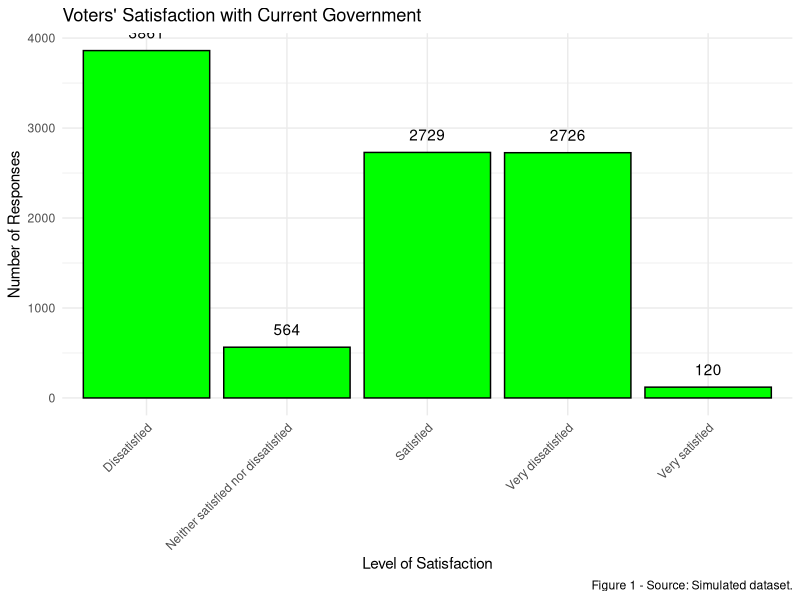
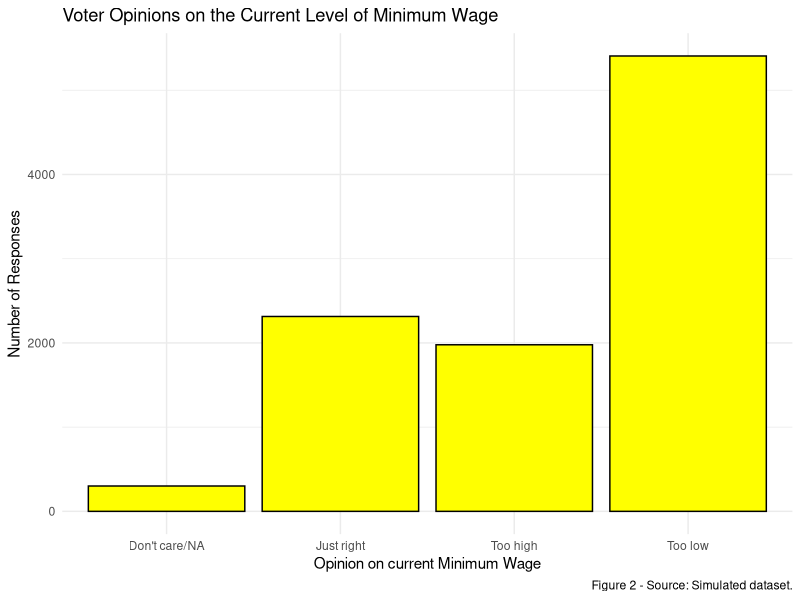
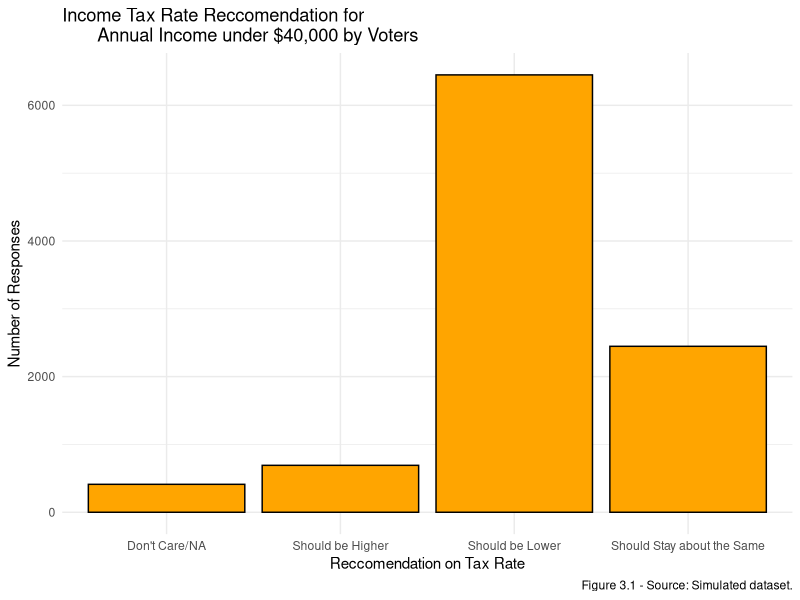
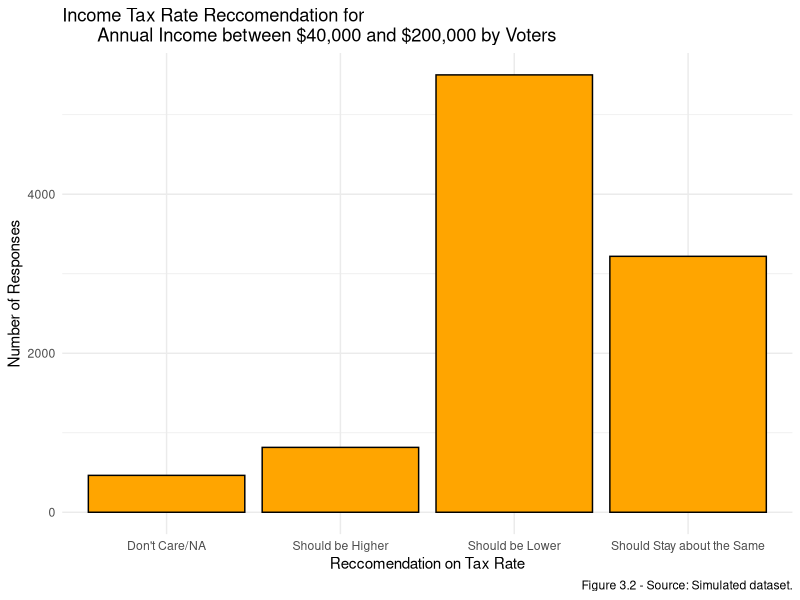
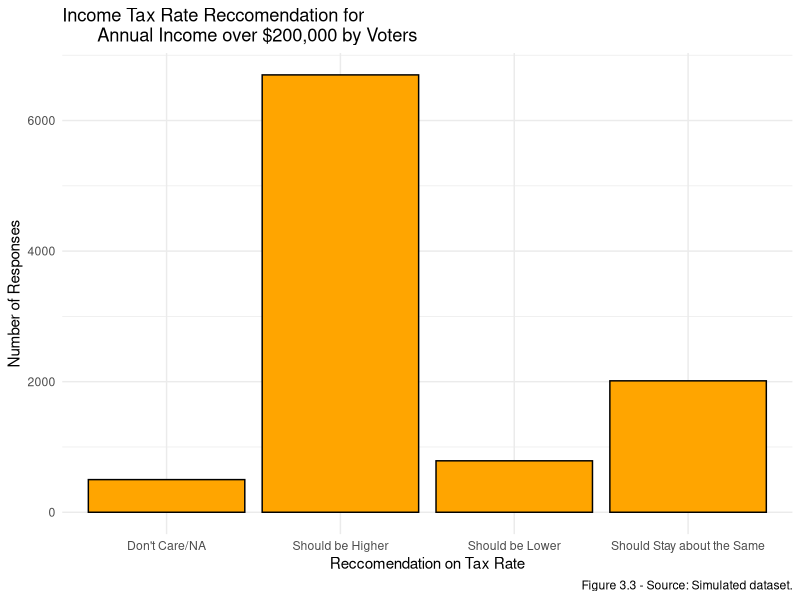
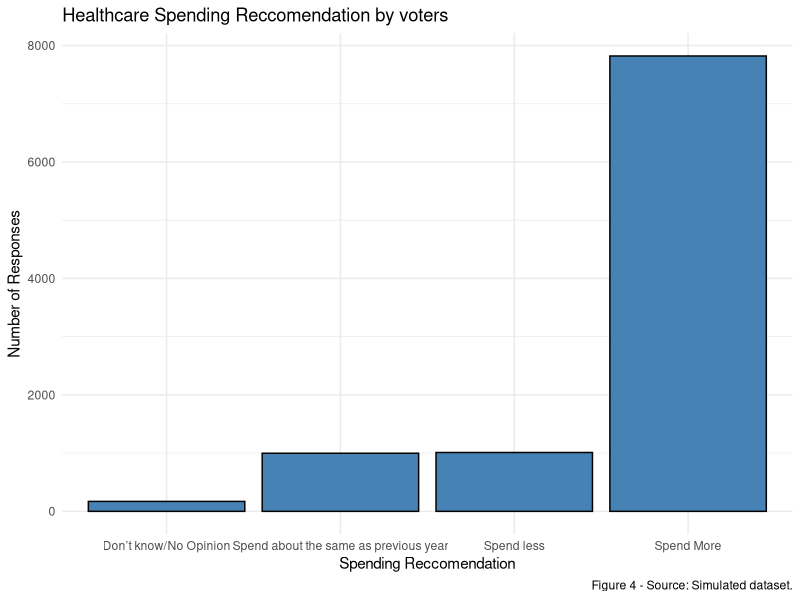
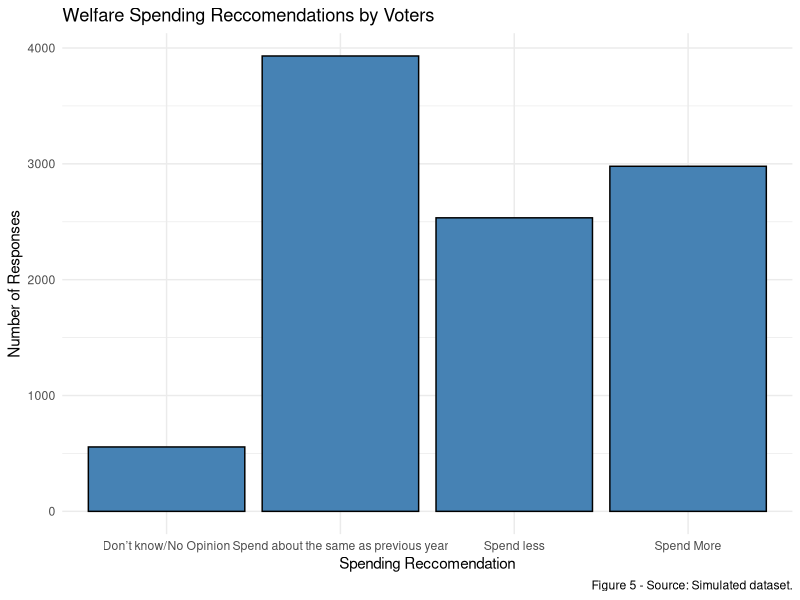
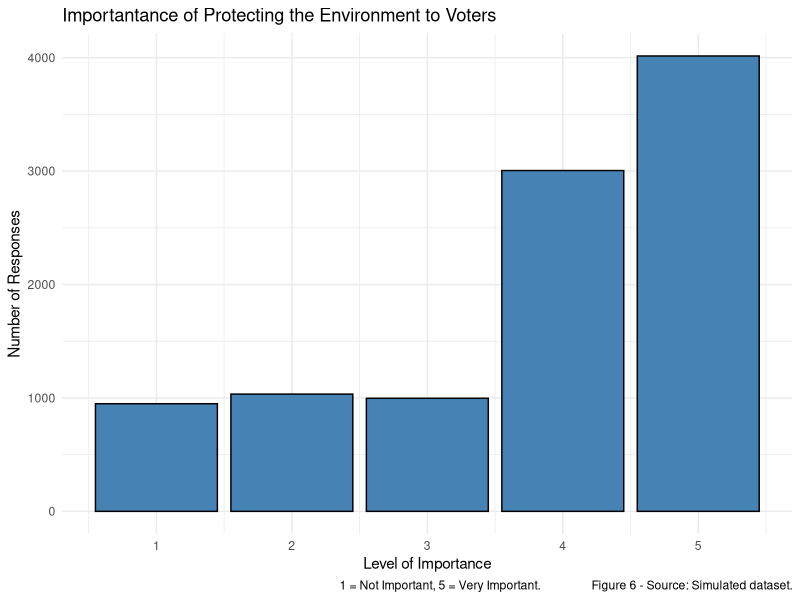

Write R code to recreate these figures, in order.
## ---- chunk 1
knitr::opts_chunk$set(echo = TRUE)
## ---- chunk 2
# The main focus of this code is to first, generate a sample frame of 1,000,000 responses to our survey, 
# next we take a sample of 5,000 of these responses which we will analyze. 
# In a series of Bar Graphs this code shows how our 5,000 respondent sample 
# would respond if actually given our survey.
## ---- chunk 3
# Loading in Required Packages
library(tidyverse)
## ---- chunk 4
#This code chunk is what designs our main survey dataset
set.seed(314)
pop <- 11796032
survey_size <- 1000000
my_data2 <- tibble(
# Simulation for question "What is your age".
  Age = sample(x = 
                 c("18 to 24", "25 to 34", "35 to 44", 
                 "45 to 54", "55 to 64", "65 to 74",
                   "75+", "Prefer not to say")
               ,size = survey_size,replace = TRUE,
               prob = c(0.11, 0.152, 0.15, 0.18, 0.165,
                           0.11, 0.112, 0.02)),
# Simulation for question "How likely are you to vote in the upcoming election?".
  Likelyhood_Vote =sample(x = c("Very likely", "Likely",
                     "Unlikely", "Very Unlikely",
                     "Don't Know/Prefer Not to answer"),
               size = survey_size, replace = TRUE,
               prob = c(0.375, 0.375, 0.115, 0.115, 0.02)),

# Simulation for question "How satisfied are you with the current operation of the Ontario government?".
  Current_Gov =sample(x = c("Very satisfied", "Satisfied",
                     "Neither satisfied nor dissatisfied", 
                     "Dissatisfied", "Very dissatisfied"),
               size = survey_size, replace = TRUE,
               prob = c(0.01, 0.25, 0.05, 0.35, 0.25)),

# Simulation for question "What is your opinion on the Minimum Wage rate in the Province?".
  Min_Wage =sample(x = c("Too high", "Just right",
                     "Too low", "Don't care/NA"),
               size = survey_size, replace = TRUE,
               prob = c(0.20, 0.23, 0.54, 0.03)),

# Simulation for question "In your opinion, taxes for those with an income".
# Income less than $40,000.
  Taxes_low =sample(x = c("Should be Higher","Should Stay about the Same",
                     "Should be Lower", "Don't Care/NA"),
                     size = survey_size, replace = TRUE, 
                     prob = c(0.07, 0.24, 0.65, 0.04)),
# Income between $40,000 and $200,000.
  Taxes_mid =sample(x = c("Should be Higher", "Should Stay about the Same",
                     "Should be Lower", "Don't Care/NA"),
                     size = survey_size, replace = TRUE,
                     prob = c(0.08, 0.32, 0.55, 0.05)),
#Income greater than $200,000.
  Taxes_high = sample(x = c("Should be Higher", "Should Stay about the Same",
                     "Should be Lower", "Don't Care/NA"),
                     size = survey_size, replace = TRUE,
                     prob = c(0.67, 0.2, 0.08, 0.05)),

# Simulation for question "On a scale from 1 to 5, how important do you think the preservation of Ontario's environment is?".
  Environment =sample(x = c(1:5),
               size = survey_size, replace = TRUE,
               prob = c(0.1, 0.1, 0.1, 0.3, 0.4)),

# Simulation for question "How much money would you like to see go toward benefiting those on welfare?".
  Welfare =sample(x = c("Spend More", "Spend less",
                           "Spend about the same as previous year",
                            "Don’t know/No Opinion"),
               size = survey_size, replace = TRUE,
               prob = c(0.3, 0.25, 0.4, 0.05)),

#Simulation for question "How much money should be spent on Healthcare facilities in Ontario?".
  Healthcare =sample(x = c("Spend More", "Spend less",
                           "Spend about the same as previous year",
                            "Don’t know/No Opinion"),
                     size = survey_size, replace = TRUE,
                     prob = c(0.78, 0.10, 0.10, 0.02)),

# Simulation for question "What do you think about the current price of hydroelectricity in Ontario?". 
 Hydro =sample(x = c("Too expensive", "Too cheap",
                           "Fairly priced", "No Opinion"),
                     size = survey_size, replace = TRUE,
                     prob = c(0.75, 0.08, 0.15, 0.02)),

# Simulation for question "Through what avenue do you most judge a political candidate?". 
  Gather_info =sample(x = c("Candidate address and speeches", "Online news sources",
                        "TV", "Newspaper articles", "Social Media", "Other"),
                     size = survey_size, replace = TRUE,
                     prob = c(0.1, 0.25, 0.36, 0.5, 0.37, 0.03)),
)
## ---- chunk 5
set.seed(314)
my_data <- sample_n(my_data2, 10000)
head(my_data)
## ---- chunk 6
# Bar Graph for question "How satisfied are you with the current operation of the Ontario government?"
my_data %>%
  ggplot(aes(x = Current_Gov)) + 
  geom_bar(color = 'black', fill = 'Green') + 
  labs(title = "Voters' Satisfaction with Current Government", 
       x = "Level of Satisfaction", 
       y = "Number of Responses",
       caption = "Figure 1 - Source: Simulated dataset.") + 
  theme_minimal() + 
  geom_text(stat='count', aes(label=..count..), vjust=-1) + theme(axis.text.x=element_text(angle=45,hjust=1))
## ---- chunk 7
#Bar graph for question "What is your opinion on the Minimum Wage rate in the Province"
my_data %>%
  ggplot(aes(x = Min_Wage)) + 
  geom_bar(color = 'black',fill = "yellow") + labs(title="Voter Opinions on the Current Level of Minimum Wage",
       x = "Opinion on current Minimum Wage",
       y = "Number of Responses",
       caption = "Figure 2 - Source: Simulated dataset.") +
  theme_minimal()
## ---- chunk 8
# Bar plot for question "In your opinion, taxes for those with an income:Less than $40,000"
my_data %>%
  ggplot(aes(x = Taxes_low)) + 
  geom_bar(color = 'black',fill = "orange") + 
  labs(title="Income Tax Rate Reccomendation for 
       Annual Income under $40,000 by Voters",
       x = "Reccomendation on Tax Rate",
       y = "Number of Responses",
       caption = "Figure 3.1 - Source: Simulated dataset.") +
  theme_minimal()
## ---- chunk 9
#Bar plot for question "In your opinion, taxes for those with an income:Between $40,000 and $200,000"
my_data %>%
  ggplot(aes(x =Taxes_mid )) + 
  geom_bar(color = 'black',fill = "orange") +
  labs(title="Income Tax Rate Reccomendation for 
       Annual Income between $40,000 and $200,000 by Voters",
       x = "Reccomendation on Tax Rate",
       y = "Number of Responses",
       caption = "Figure 3.2 - Source: Simulated dataset.") +
  theme_minimal()
## ---- chunk 10
# Bar plot for question"In your opinion, taxes for those with an income:Greater than $200,000"
my_data %>%
  ggplot(aes(x = Taxes_high )) + 
  geom_bar(color = 'black',fill = "orange") + 
  labs(title="Income Tax Rate Reccomendation for 
       Annual Income over $200,000 by Voters",
        x = "Reccomendation on Tax Rate",
        y = "Number of Responses",
        caption = "Figure 3.3 - Source: Simulated dataset.") +
  theme_minimal()
## ---- chunk 11
#Bar plot for question "How much money should be spent on Healthcare in Ontario?"
my_data %>%
  ggplot(aes(x = Healthcare)) + 
  geom_bar(color = 'black',fill = "steelblue") +
  labs(title="Healthcare Spending Reccomendation by voters",
         x = "Spending Reccomendation", 
         y = "Number of Responses",
         caption = "Figure 4 - Source: Simulated dataset.") + 
  theme_minimal()
## ---- chunk 12
# Bar plot for question "How much money would you like to see go toward benefiting those on welfare"
my_data %>%
  ggplot(aes(x = Welfare)) + 
  geom_bar(color = 'black',fill = "steelblue") + 
  labs(title="Welfare Spending Reccomendations by Voters",
       x = "Spending Reccomendation",
       y = "Number of Responses",
       caption = "Figure 5 - Source: Simulated dataset.") +
  theme_minimal()
## ---- chunk 13
# Bar plot for question "On a scale from 1 to 5, how important do you think the preservation of Ontario's environment is?"
my_data %>%
  ggplot(aes(x = Environment)) + 
  geom_bar(color = 'black',fill = "steelblue") + 
  labs(title="Importantance of Protecting the Environment to Voters",
       x = "Level of Importance",
       y = "Number of Responses",
       caption = "1 = Not Important, 5 = Very Important.                 Figure 6 - Source: Simulated dataset.") +
  theme_minimal()
## ---- chunk 14
# Bar plot for the question "What do you think about the current cost of hydroelectricity?"
my_data %>%
  ggplot(aes(x = Hydro)) + 
  geom_bar(color = 'black',fill = "firebrick1") + 
  labs(title="Opinions on current Hydroelectricity Prices in Ontario",
       x = "Opinion",
       y = "Number of Responses",
       caption = "Figure 7 - Source: Simulated dataset.") +
  theme_minimal()
## ---- chunk 15
#Bar plot for the question "Through what avenue do you most judge a political candidate?"
my_data %>%
  ggplot(aes(x = Gather_info)) + 
  geom_bar(color = 'black',fill = "deepskyblue") + 
  labs(title="Oulets that voters use most to judge a candidate",
       x = "Media Outlets",
       y = "Number of Responses",
       caption = "Figure 8 - Source: Simulated dataset.") + 
  theme_minimal()
